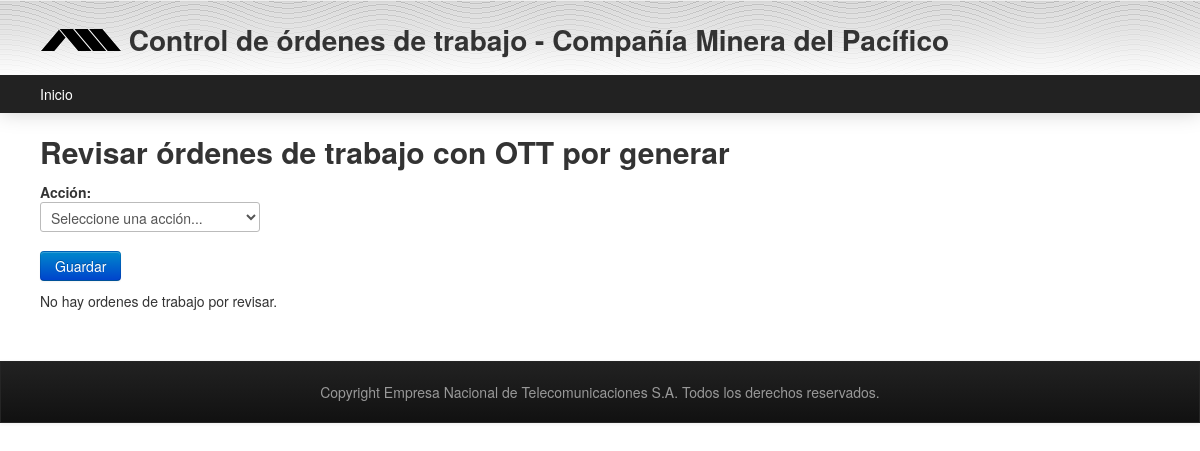
/cmp/ordendetrabajo/entel/generar_ott.php, run on an earlier commit of the app's database.
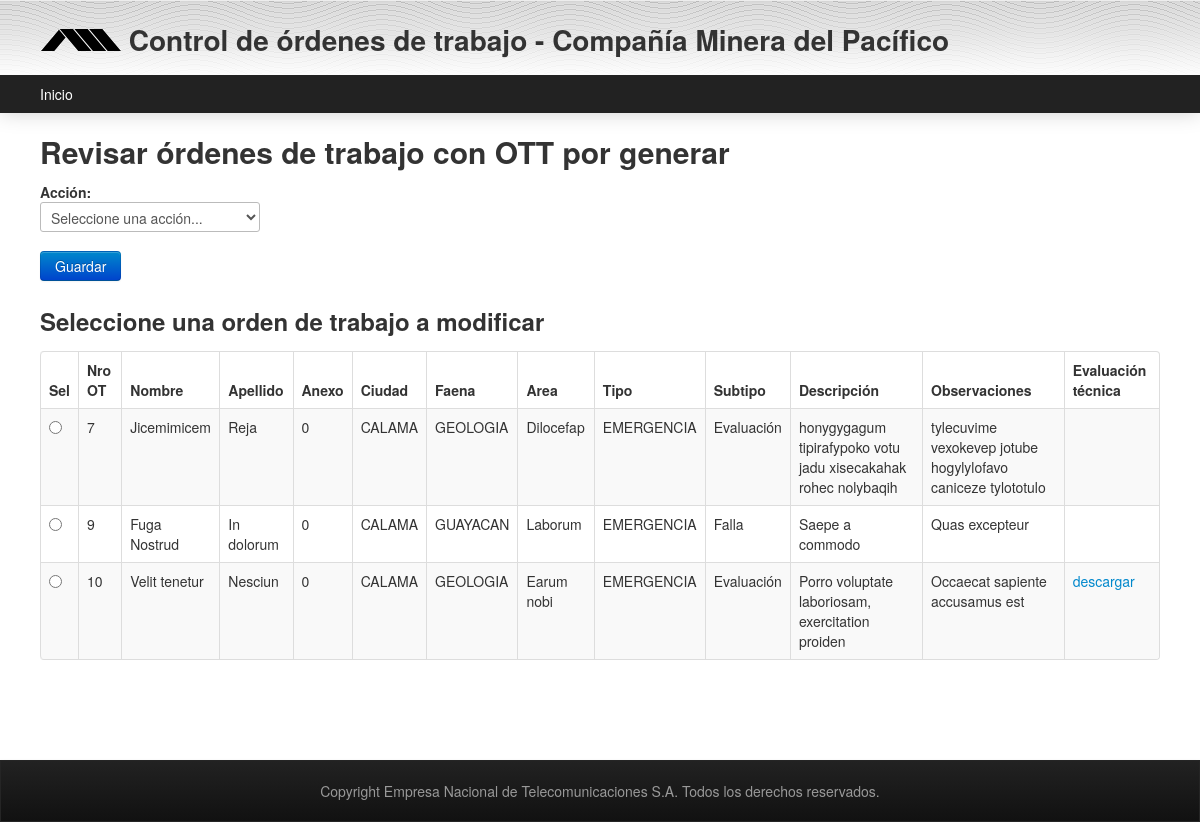
And on a later commit of the database.
### tables this page shows
CREATE TABLE IF NOT EXISTS `orden_de_trabajo` (
  `idorden_de_trabajo` int(11) NOT NULL AUTO_INCREMENT,
  `nombre` varchar(50) DEFAULT NULL,
  `apellido` varchar(50) DEFAULT NULL,
  `anexo` int(11) DEFAULT NULL,
  `ciudad` varchar(45) DEFAULT NULL,
  `faena` varchar(45) DEFAULT NULL,
  `area` varchar(45) DEFAULT NULL,
  `tipo_ot` varchar(45) DEFAULT NULL,
  `subtipo_ot` varchar(45) DEFAULT NULL,
  `descripcion` text,
  `observaciones` text,
  `evaluacion_tecnica` varchar(300) DEFAULT NULL,
  PRIMARY KEY (`idorden_de_trabajo`)
);

### cmp/ordendetrabajo/entel/generar_ott.php (the view, shortened to what this page needs)
<!DOCTYPE HTML PUBLIC "-//W3C//DTD HTML 4.01 Transitional//EN" "http://www.w3.org/TR/html4/loose.dtd">
<html>
<head>
  <?php include ("../../include/head.php")?>
</head>
<body>
<div id="container">
<?php include ("../../include/menu.php"); ?>
<div id="content">
<h2>Revisar &oacute;rdenes de trabajo con OTT por generar</h2>
<form id='form' action='' method='POST'>
    <p><b>Acci&oacute;n:</b><br>
    <select name="accion">
        <option value=ninguno>Seleccione una acci&oacute;n...</option>
    </select></p>
    <p><input type='submit' value='Guardar' class="btn btn-primary"><input type='hidden' value='1' name='submitted'>
<?php
     $sql= "SELECT `idorden_de_trabajo`, `nombre`, `apellido`, `anexo`, `ciudad`, `faena`, `area`, `tipo_ot`, `subtipo_ot`, `descripcion`, `observaciones`, `evaluacion_tecnica`
       FROM `orden_de_trabajo`, `historial_ot`
       WHERE  `estado` = 'GENERACIÓN OTT' AND `idorden_de_trabajo` = `orden_de_trabajo_idorden_de_trabajo`  AND `termino` IS NULL " ;
   $result = mysql_query($sql) or die(mysql_error());
   $rows = mysql_num_rows($result);
?>
    <div style="overflow-x: auto; overflow-y: hidden;">
<?php
     if ( $rows == 0) : ?>
    	<p>No hay ordenes de trabajo por revisar.</p>
<?php else : ?>
	<h3>Seleccione una orden de trabajo a modificar</h3>
    <table id="tabla_ot" class="table table-striped table-bordered">
      <thead>
      <tr>
      	<th scope="col">Sel</th>
   		<th scope="col">Nro OT</th>
		<th scope="col">Nombre</th>
		<th scope="col">Apellido</th>
		<th scope="col">Anexo</th>
		<th scope="col">Ciudad</th>
		<th scope="col">Faena</th>
		<th scope="col">Area</th>
		<th scope="col">Tipo</th>
		<th scope="col">Subtipo</th>
		<th scope="col">Descripci&oacute;n</th>
		<th scope="col">Observaciones</th>
		<th scope="col">Evaluaci&oacute;n t&eacute;cnica</th>
      </tr>
      </thead>
      <tbody>
   <?php
     for ($i = 0; $i < $rows; $i++)
     $ot[] = mysql_fetch_assoc($result);
   ?>
	    <?php for ($i = 0; $i < $rows; $i++): ?>
	<tr>
		<td><input type=radio name=nro_ot value=<?php echo $ot[$i]['idorden_de_trabajo'];?>></td>
		<td><?php echo $ot[$i]['idorden_de_trabajo']; ?></td>
		<td><?php echo $ot[$i]['nombre']; ?></td>
		<td><?php echo $ot[$i]['apellido']; ?></td>
		<td><?php echo $ot[$i]['anexo']; ?></td>
		<td><?php echo $ot[$i]['ciudad']; ?></td>
		<td><?php echo $ot[$i]['faena'] ?></td>
		<td><?php echo $ot[$i]['area']; ?></td>
		<td><?php echo $ot[$i]['tipo_ot'] ?></td>
		<td><?php echo $ot[$i]['subtipo_ot']; ?></td>
		<td><?php echo $ot[$i]['descripcion']; ?></td>
		<td><?php echo $ot[$i]['observaciones']; ?></td>
    	<td><?php if(isset($ot[$i]['evaluacion_tecnica'])) echo "<a href='../../public_html/upload/archivos/".$ot[$i]['evaluacion_tecnica']."' >descargar</a>"; ?></td>
	 </tr>
    <?php
             endfor;
    ?>
      </tbody>
    </table>
<br>
<br>
<?php endif; ?>
    </div>
</form>
</div>
<?php include ("../../include/footer.php") ?>
</div>
</body>
</html>

What changed in the data, as far as the page shows it:
added orden_de_trabajo: idorden_de_trabajo "7", nombre "Jicemimicem", apellido "Reja", anexo "0", ciudad "CALAMA", faena "GEOLOGIA", area "Dilocefap", tipo_ot "EMERGENCIA", subtipo_ot "Evaluación", descripcion "honygygagum tipirafypoko votu jadu xisecakahak rohec nolybaqih", observaciones "tylecuvime vexokevep jotube hogylylofavo caniceze tylototulo"
added orden_de_trabajo: idorden_de_trabajo "9", nombre "Fuga Nostrud", apellido "In dolorum", anexo "0", ciudad "CALAMA", faena "GUAYACAN", area "Laborum", tipo_ot "EMERGENCIA", subtipo_ot "Falla", descripcion "Saepe a commodo", observaciones "Quas excepteur"
added orden_de_trabajo: idorden_de_trabajo "10", nombre "Velit tenetur", apellido "Nesciun", anexo "0", ciudad "CALAMA", faena "GEOLOGIA", area "Earum nobi", tipo_ot "EMERGENCIA", subtipo_ot "Evaluación", descripcion "Porro voluptate laboriosam, exercitation proiden", observaciones "Occaecat sapiente accusamus est"
Also different on the page:
text no longer shown: "No hay ordenes de trabajo por revisar."
text now shown: "Seleccione una orden de trabajo a modificar Sel Nro OT Nombre Apellido Anexo Ciudad Faena Area Tipo Subtipo Descripción Observaciones Evaluación técnica"
